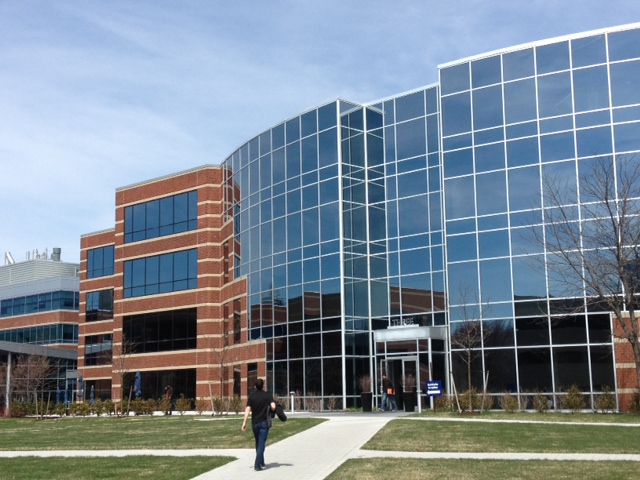
#> input picture vc_practica4/BuildingScene/building1.JPG, 640 x 480 px
$ python practica4_735976_780131.py
#> lines starting #> are read from the running program, lines starting #| are printed output that depends on the picture; after the words box and inside, x2 and y2 are one past the last pixel; in counts of white or black regions, pixels touching at a corner belong together
import cv2 as cv
import numpy as np
import time

nfeatures = 10
# https://www.geeksforgeeks.org/feature-detection-and-matching-with-opencv-python/
# https://docs.opencv.org/4.x/dc/dc3/tutorial_py_matcher.html
def HARRIS(img):
    grayscale = cv.cvtColor(img, cv.COLOR_BGR2GRAY)
    grayscale = np.float32(grayscale)
    harris    = cv.cornerHarris(grayscale, blockSize=2, ksize=3, k=0.04)
    # Result is dilated for marking the corners, not important
    harris    = cv.dilate(harris, None)
    # Threshold for an optimal value, it may vary depending on the image.
    img[harris > 0.01 * harris.max()] = [0,255,0]
    return img

# https://docs.opencv.org/4.x/da/df5/tutorial_py_sift_intro.html
def SIFT(img):
    grayscale = cv.cvtColor(img, cv.COLOR_BGR2GRAY)
    sift      = cv.SIFT_create()
    kp, des   = sift.detectAndCompute(grayscale, None)
    return kp, des, cv.drawKeypoints(img, kp, None, color=(0,255,0), flags=cv.DRAW_MATCHES_FLAGS_DRAW_RICH_KEYPOINTS)

# https://www.geeksforgeeks.org/feature-matching-using-orb-algorithm-in-python-opencv/
def ORB(img):
    grayscale = cv.cvtColor(img, cv.COLOR_BGR2GRAY)
    orb       = cv.ORB_create()
    kp, des   = orb.detectAndCompute(grayscale, None)
    return kp, des, cv.drawKeypoints(img, kp, None, color=(0,255,0), flags=cv.DRAW_MATCHES_FLAGS_DRAW_RICH_KEYPOINTS)

# https://docs.opencv.org/4.x/db/d70/tutorial_akaze_matching.html
def AKAZE(img):
    grayscale = cv.cvtColor(img, cv.COLOR_BGR2GRAY)
    akaze     = cv.AKAZE_create()
    kp, des   = akaze.detectAndCompute(grayscale, None)
    return kp, des, cv.drawKeypoints(img, kp, None, color=(0,255,0), flags=cv.DRAW_MATCHES_FLAGS_DRAW_RICH_KEYPOINTS)

def matching(fst, fst_kp, fst_des, snd, snd_kp, snd_des, mode = 'Brute force'):
    bf = cv.BFMatcher()
    if (mode == 'Brute force'):
        matches = bf.match(fst_des, snd_des)
        matches = sorted(matches, key = lambda x:x.distance)
        return matches, cv.drawMatches(fst, fst_kp, snd, snd_kp, matches[:200], None, flags=cv.DrawMatchesFlags_NOT_DRAW_SINGLE_POINTS)
    elif (mode == 'KNN'):
        matches = bf.knnMatch(fst_des, snd_des, k=2)
        good = []
        for m,n in matches:
            if m.distance < 0.75*n.distance:
                good.append([m])
        return matches, cv.drawMatchesKnn(fst, fst_kp, snd, snd_kp, good, None, flags=cv.DrawMatchesFlags_NOT_DRAW_SINGLE_POINTS)
    elif (mode == 'FLANN'):
        # FLANN parameters:
        FLANN_INDEX_KDTREE = 1
        index_params       = dict(algorithm=FLANN_INDEX_KDTREE, trees=5)
        search_params      = dict(checks=50)
        flann              = cv.FlannBasedMatcher(index_params, search_params)
        matches            = flann.knnMatch(fst_des, snd_des, k=2)
        # Need to draw only good matches, then have to create a mask
        matchesMask        = [[0,0] for i in range(len(matches))]
        # Ratio test as per Lowe's paper
        for i,(m,n) in enumerate(matches):
            if m.distance < 0.7*n.distance:
                matchesMask[i]=[1,0]
        return matches, cv.drawMatchesKnn(fst, fst_kp, snd, snd_kp, matches, None, matchColor=(0,255,0), singlePointColor=(255,0,0), matchesMask=matchesMask, flags=cv.DrawMatchesFlags_DEFAULT)

# Cambiar lo que devuelven los operadores:
def FeaturesMatching(fst, snd, operator, mode = 'Brute force'):
    if (operator == 'Harris'):
        # Detection
        inicio_deteccion = time.time()
        fst_output = HARRIS(fst)
        snd_output = HARRIS(snd)
        t_deteccion = time.time() - inicio_deteccion

        # Log output
        print('========================================================')
        print(f'Caracteristicas detectadas en imagen 1: -')
        print(f'Caracteristicas detectadas en imagen 2: -')
        print(f'Número de emparejamientos: -')
        print(f'Tiempo de detección con Harris: {t_deteccion:.4f} segundos')
        print(f'Tiempo de emparejamiento: - ')
        print('========================================================')
        return cv.hconcat([fst_output, snd_output])

    elif (operator == 'Sift'):
        # Detection
        inicio_deteccion = time.time()
        fst_kp, fst_des, _ = SIFT(fst)
        snd_kp, snd_des, _ = SIFT(snd)
        t_deteccion = time.time() - inicio_deteccion

        # Matching
        inicio_emparejamiento = time.time()
        matches, output = matching(fst, fst_kp, fst_des, snd, snd_kp, snd_des, mode)
        t_emparejamiento = time.time() - inicio_emparejamiento

        # Log output
        print('========================================================')
        print(f'Caracteristicas detectadas en imagen 1: {len(fst_kp)}')
        print(f'Caracteristicas detectadas en imagen 2: {len(snd_kp)}')
        print(f'Número de emparejamientos: {len(matches)}')
        print(f'Tiempo de detección con Sift: {t_deteccion:.4f} segundos')
        print(f'Tiempo de emparejamiento con {mode}: {t_emparejamiento:.4f} segundos')
        print('========================================================')
        return output

    elif (operator == 'Orb'):
        # Detection
        inicio_deteccion = time.time()
        fst_kp, fst_des, _ = ORB(fst)
        snd_kp, snd_des, _ = ORB(snd)
        t_deteccion = time.time() - inicio_deteccion

        # Matching
        inicio_emparejamiento = time.time()
        matches, output = matching(fst, fst_kp, fst_des, snd, snd_kp, snd_des, mode)
        t_emparejamiento = time.time() - inicio_emparejamiento

        # Log output
        print('========================================================')
        print(f'Caracteristicas detectadas en imagen 1: {len(fst_kp)}')
        print(f'Caracteristicas detectadas en imagen 2: {len(snd_kp)}')
        print(f'Número de emparejamientos: {len(matches)}')
        print(f'Tiempo de detección con Orb: {t_deteccion:.4f} segundos')
        print(f'Tiempo de emparejamiento con {mode}: {t_emparejamiento:.4f} segundos')
        print('========================================================')
        return output

    elif (operator == 'Akaze'):
        # Detection
        inicio_deteccion = time.time()
        fst_kp, fst_des, _ = AKAZE(fst)
        snd_kp, snd_des, _ = AKAZE(snd)
        t_deteccion = time.time() - inicio_deteccion

        # Matching
        inicio_emparejamiento = time.time()
        matches, output = matching(fst, fst_kp, fst_des, snd, snd_kp, snd_des, mode)
        t_emparejamiento = time.time() - inicio_emparejamiento

        # Log output
        print('========================================================')
        print(f'Caracteristicas detectadas en imagen 1: {len(fst_kp)}')
        print(f'Caracteristicas detectadas en imagen 2: {len(snd_kp)}')
        print(f'Número de emparejamientos: {len(matches)}')
        print(f'Tiempo de detección con Akaze: {t_deteccion:.4f} segundos')
        print(f'Tiempo de emparejamiento con {mode}: {t_emparejamiento:.4f} segundos')
        print('========================================================')
        return output

fst = cv.imread('./BuildingScene/building1.JPG')
#> fst is the input picture: shape (480, 640, 3); mean B, G, R 148.2, 135.9, 122.8
snd = cv.imread('./BuildingScene/building2.JPG')
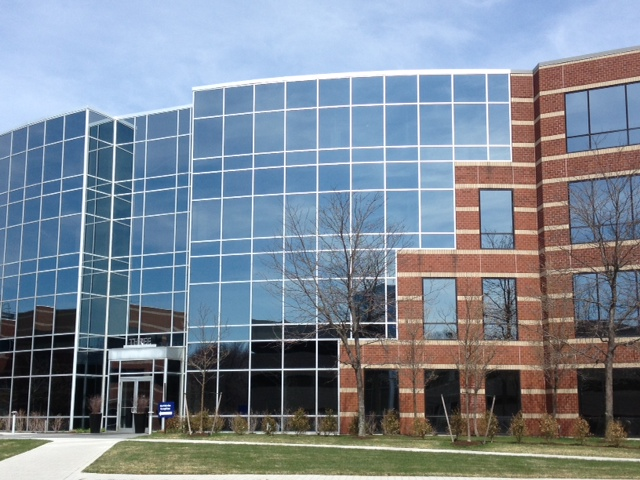
#> input picture vc_practica4/BuildingScene/building2.JPG, 640 x 480 px
#> snd is the input picture: shape (480, 640, 3); mean B, G, R 148.3, 135.5, 124.8
#cv.namedWindow('Practica 4', cv.WINDOW_AUTOSIZE)
cv.imshow('0', FeaturesMatching(fst, snd, 'Harris'))
#> in HARRIS, `img[harris > 0.01 * harris.max()] = [0,255,0]`: img: shape (480, 640, 3); 6.1% of pixels changed, all inside (x1, y1, x2, y2) = (0, 32, 640, 480)
#> in HARRIS (call 2), `harris    = cv.dilate(harris, None)`:
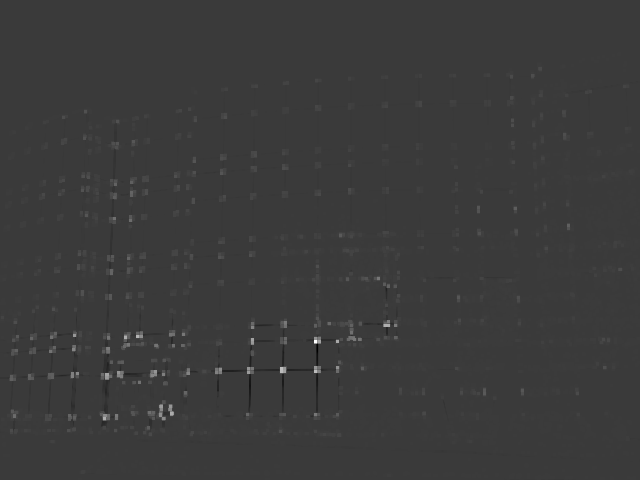
#> harris: shape (480, 640) float32; min -45605540, max 151710688, mean 447582.7; drawn with min black and max white
#> in HARRIS (call 2), `img[harris > 0.01 * harris.max()] = [0,255,0]`: img: shape (480, 640, 3); 5.33% of pixels changed, all inside (x1, y1, x2, y2) = (1, 66, 635, 477)
cv.imshow('1', FeaturesMatching(fst, snd, 'Sift'))
#> in SIFT, `grayscale = cv.cvtColor(img, cv.COLOR_BGR2GRAY)`:
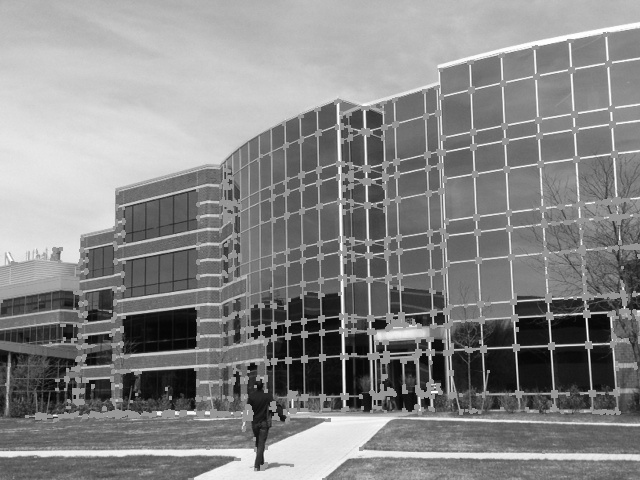
#> grayscale: shape (480, 640); min 0, max 255, mean 134.9
#> in SIFT, `kp, des   = sift.detectAndCompute(grayscale, None)`: kp = 2191 keypoints; strongest (x, y, size): (381, 357, 1.9), (259, 462, 7.8), (488, 371, 2.1), (380, 325, 7.8)
#> in FeaturesMatching (call 2), `fst_kp, fst_des, _ = SIFT(fst)`: fst_kp has the same summary as kp in SIFT
#> in SIFT (call 2), `grayscale = cv.cvtColor(img, cv.COLOR_BGR2GRAY)`:
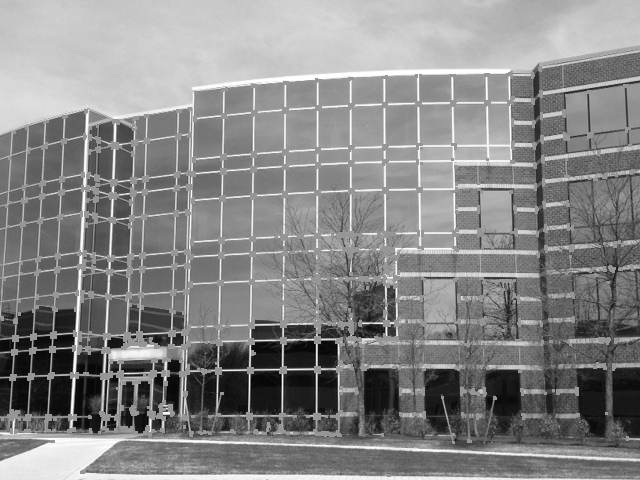
#> grayscale: shape (480, 640); min 1, max 255, mean 134.4
#> in SIFT (call 2), `kp, des   = sift.detectAndCompute(grayscale, None)`: kp = 2256 keypoints; strongest (x, y, size): (116, 343, 8.3), (495, 398, 2.9), (165, 379, 2.3), (90, 417, 2.9)
#> in FeaturesMatching (call 2), `snd_kp, snd_des, _ = SIFT(snd)`: snd_kp has the same summary as kp in SIFT
#> in matching, `matches = bf.match(fst_des, snd_des)`: matches = 2191 matches
#| Caracteristicas detectadas en imagen 1: 2191
#| Caracteristicas detectadas en imagen 2: 2256
#| Número de emparejamientos: 2191
cv.imshow('2', FeaturesMatching(fst, snd, 'Sift', 'KNN'))
#> in SIFT (call 3), `kp, des   = sift.detectAndCompute(grayscale, None)`: kp = 2191 keypoints; strongest (x, y, size): (381, 357, 1.9), (259, 462, 7.8), (488, 371, 2.1), (380, 325, 7.8)
#> in SIFT (call 4), `kp, des   = sift.detectAndCompute(grayscale, None)`: kp = 2256 keypoints; strongest (x, y, size): (116, 343, 8.3), (495, 398, 2.9), (165, 379, 2.3), (90, 417, 2.9)
#> after the loop in matching (call 2), `for m,n in matches:`: good = 381 matches
#| Caracteristicas detectadas en imagen 1: 2191
#| Caracteristicas detectadas en imagen 2: 2256
#| Número de emparejamientos: 2191
cv.imshow('3', FeaturesMatching(fst, snd, 'Sift', 'FLANN'))
#> call 4 of FeaturesMatching, with operator = 'Sift', mode = 'FLANN'
#> in SIFT (call 5), `kp, des   = sift.detectAndCompute(grayscale, None)`: kp = 2191 keypoints; strongest (x, y, size): (381, 357, 1.9), (259, 462, 7.8), (488, 371, 2.1), (380, 325, 7.8)
#> in SIFT (call 6), `kp, des   = sift.detectAndCompute(grayscale, None)`: kp = 2256 keypoints; strongest (x, y, size): (116, 343, 8.3), (495, 398, 2.9), (165, 379, 2.3), (90, 417, 2.9)
#> in FeaturesMatching (call 4), `matches, output = matching(fst, fst_kp, fst_des, snd, snd_kp, snd_des,..`:
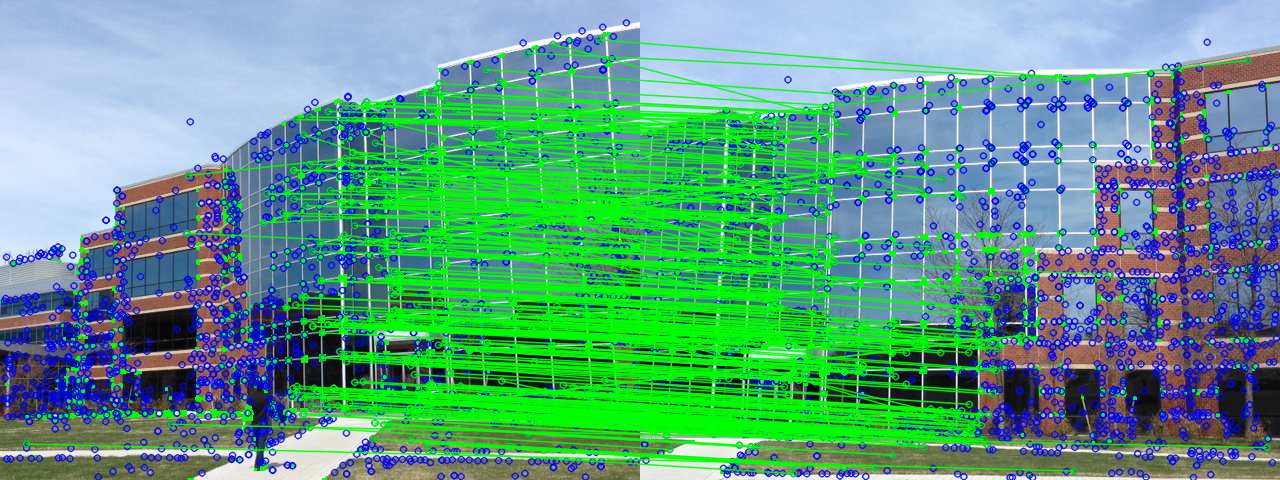
#> output: shape (480, 1280, 3); mean B, G, R 133.7, 156.5, 92.1
#| Caracteristicas detectadas en imagen 1: 2191
#| Caracteristicas detectadas en imagen 2: 2256
#| Número de emparejamientos: 2191
cv.imshow('4', FeaturesMatching(fst, snd, 'Orb'))
#> in ORB, `kp, des   = orb.detectAndCompute(grayscale, None)`: kp = 500 keypoints; strongest (x, y, size): (586, 319, 31), (590, 317, 31), (518, 321, 31), (515, 341, 31)
#> in FeaturesMatching (call 5), `fst_kp, fst_des, _ = ORB(fst)`: fst_kp has the same summary as kp in ORB
#> in ORB (call 2), `kp, des   = orb.detectAndCompute(grayscale, None)`: kp = 500 keypoints; strongest (x, y, size): (252, 347, 31), (320, 343, 31), (282, 376, 31), (254, 344, 31)
#> in FeaturesMatching (call 5), `snd_kp, snd_des, _ = ORB(snd)`: snd_kp has the same summary as kp in ORB
#> in matching (call 4), `matches = bf.match(fst_des, snd_des)`: matches = 500 matches
#| Caracteristicas detectadas en imagen 1: 500
#| Caracteristicas detectadas en imagen 2: 500
#| Número de emparejamientos: 500
cv.imshow('5', FeaturesMatching(fst, snd, 'Orb', 'KNN'))
#> in ORB (call 3), `kp, des   = orb.detectAndCompute(grayscale, None)`: kp = 500 keypoints; strongest (x, y, size): (586, 319, 31), (590, 317, 31), (518, 321, 31), (515, 341, 31)
#> in ORB (call 4), `kp, des   = orb.detectAndCompute(grayscale, None)`: kp = 500 keypoints; strongest (x, y, size): (252, 347, 31), (320, 343, 31), (282, 376, 31), (254, 344, 31)
#> after the loop in matching (call 5), `for m,n in matches:`: good = 41 matches
#| Caracteristicas detectadas en imagen 1: 500
#| Caracteristicas detectadas en imagen 2: 500
#| Número de emparejamientos: 500
cv.imshow('7', FeaturesMatching(fst, snd, 'Akaze'))
#> in AKAZE, `kp, des   = akaze.detectAndCompute(grayscale, None)`: kp = 1575 keypoints; strongest (x, y, size): (379, 324, 8.1), (438, 344, 8.1), (425, 402, 5.7), (288, 360, 5.7)
#> in FeaturesMatching (call 7), `fst_kp, fst_des, _ = AKAZE(fst)`: fst_kp has the same summary as kp in AKAZE
#> in AKAZE (call 2), `kp, des   = akaze.detectAndCompute(grayscale, None)`: kp = 1570 keypoints; strongest (x, y, size): (115, 343, 8.1), (174, 365, 8.1), (116, 342, 11.4), (144, 387, 8.1)
#> in FeaturesMatching (call 7), `snd_kp, snd_des, _ = AKAZE(snd)`: snd_kp has the same summary as kp in AKAZE
#> in matching (call 6), `matches = bf.match(fst_des, snd_des)`: matches = 1575 matches
#> in FeaturesMatching (call 7), `matches, output = matching(fst, fst_kp, fst_des, snd, snd_kp, snd_des,..`:
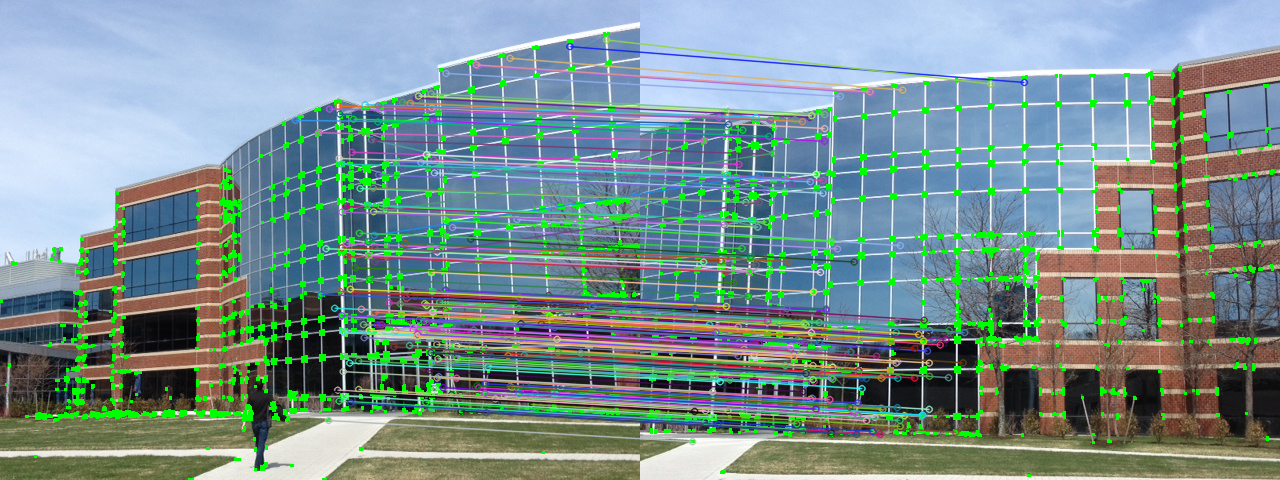
#> output: shape (480, 1280, 3); mean B, G, R 145.3, 145.1, 122.7
#| Caracteristicas detectadas en imagen 1: 1575
#| Caracteristicas detectadas en imagen 2: 1570
#| Número de emparejamientos: 1575
cv.imshow('8', FeaturesMatching(fst, snd, 'Akaze', 'KNN'))
#> in AKAZE (call 3), `kp, des   = akaze.detectAndCompute(grayscale, None)`: kp = 1575 keypoints; strongest (x, y, size): (379, 324, 8.1), (438, 344, 8.1), (425, 402, 5.7), (288, 360, 5.7)
#> in AKAZE (call 4), `kp, des   = akaze.detectAndCompute(grayscale, None)`: kp = 1570 keypoints; strongest (x, y, size): (115, 343, 8.1), (174, 365, 8.1), (116, 342, 11.4), (144, 387, 8.1)
#> after the loop in matching (call 7), `for m,n in matches:`: good = 311 matches
#> in FeaturesMatching (call 8), `matches, output = matching(fst, fst_kp, fst_des, snd, snd_kp, snd_des,..`:
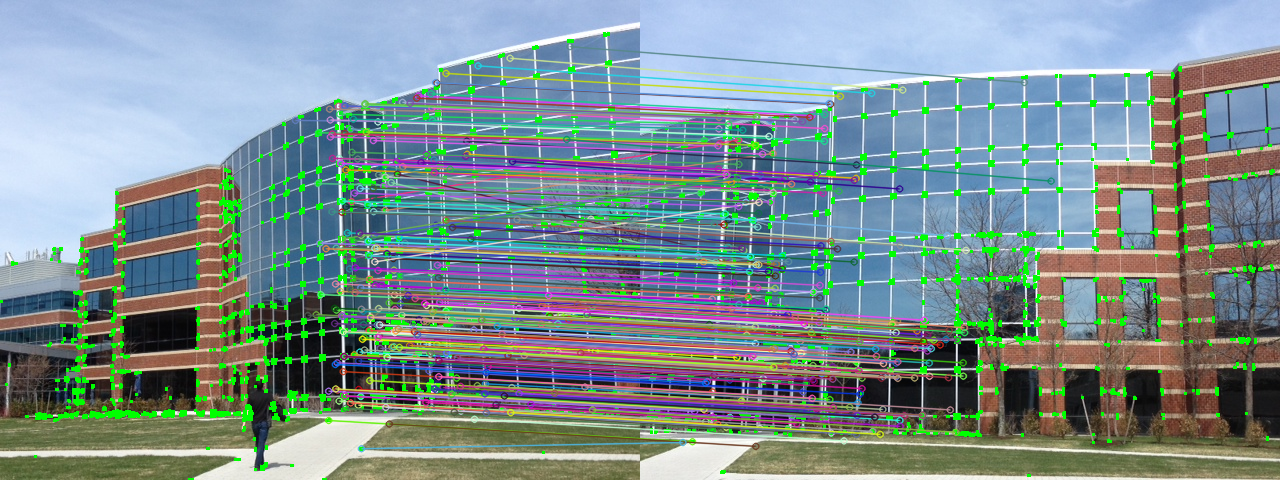
#> output: shape (480, 1280, 3); mean B, G, R 146.1, 143.7, 125.9
#| Caracteristicas detectadas en imagen 1: 1575
#| Caracteristicas detectadas en imagen 2: 1570
#| Número de emparejamientos: 1575

cv.waitKey(0)

# [4 lines of commented-out code are left out]
cv.destroyWindow('Practica 4')
